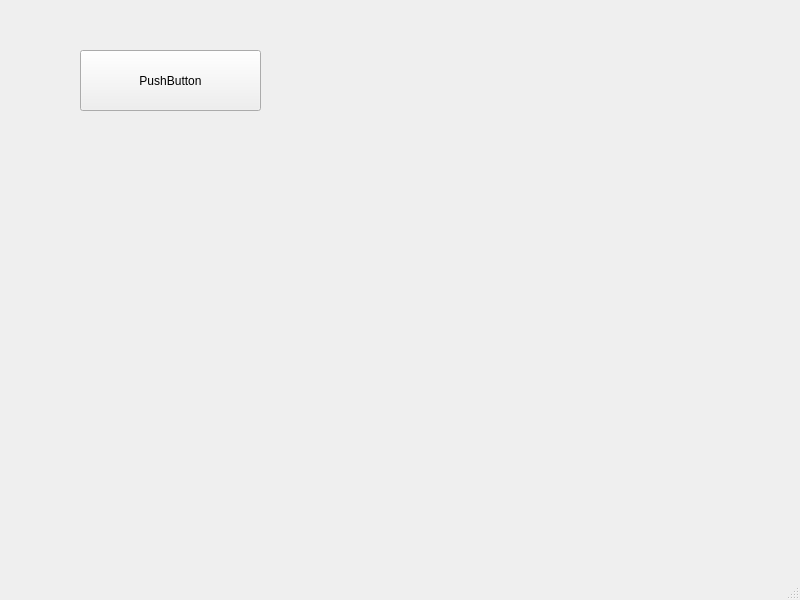
<?xml version="1.0" encoding="UTF-8"?>
<ui version="4.0">
 <class>MainWindow</class>
 <widget class="QMainWindow" name="MainWindow">
  <property name="geometry">
   <rect>
    <x>0</x>
    <y>0</y>
    <width>800</width>
    <height>600</height>
   </rect>
  </property>
  <property name="windowTitle">
   <string>MainWindow</string>
  </property>
  <widget class="QWidget" name="centralwidget">
   <widget class="QPushButton" name="pushButton">
    <property name="geometry">
     <rect>
      <x>80</x>
      <y>50</y>
      <width>181</width>
      <height>61</height>
     </rect>
    </property>
    <property name="text">
     <string>PushButton</string>
    </property>
   </widget>
  </widget>
  <widget class="QMenuBar" name="menubar">
   <property name="geometry">
    <rect>
     <x>0</x>
     <y>0</y>
     <width>800</width>
     <height>26</height>
    </rect>
   </property>
  </widget>
  <widget class="QStatusBar" name="statusbar"/>
 </widget>
 <resources/>
 <connections/>
</ui>
